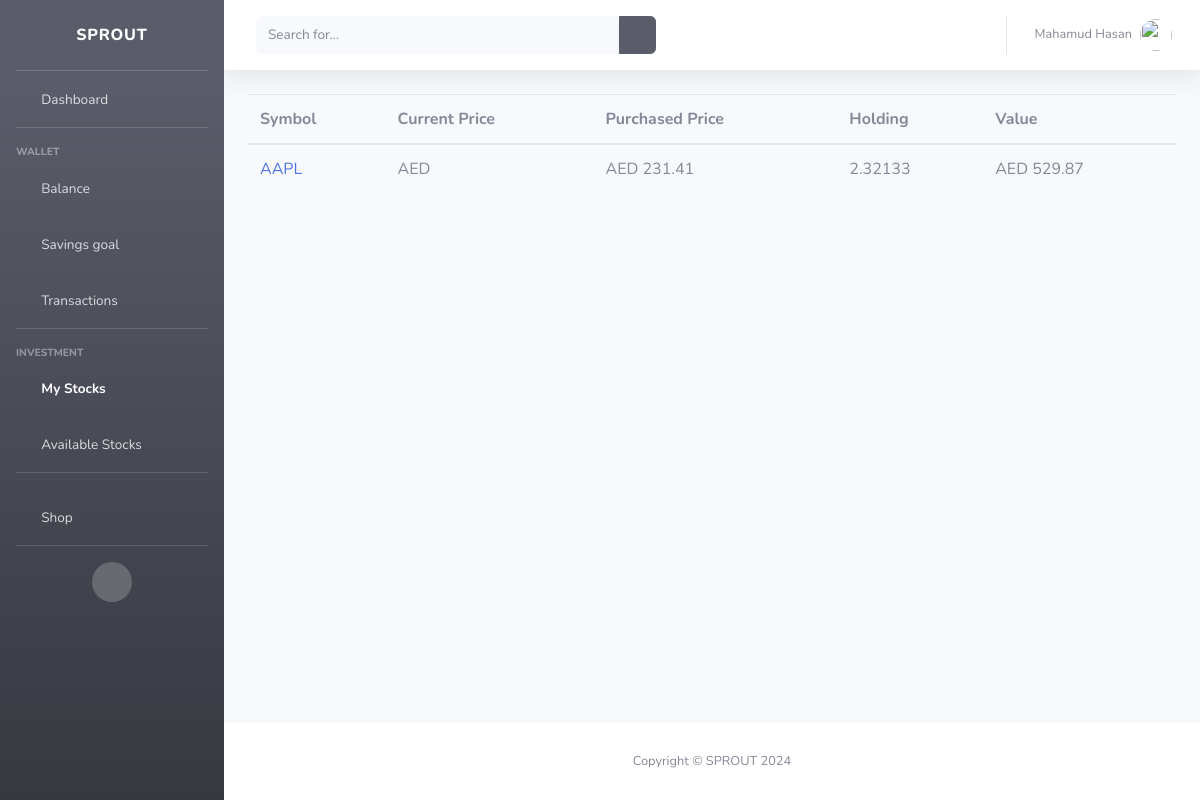
/stock/user_stocks/ (signed in), run on the app's committed database.
### accounts/models.py (models this page shows)
class UserProfile(models.Model):
    user = models.OneToOneField(User, on_delete=models.CASCADE)
    bio = models.TextField(blank=True, null=True)
    dob = models.DateField(blank=True, null=True)
    gender = models.CharField(max_length=20, choices=[('male', 'Male'), ('female', 'Female')], blank=True, null=True)
    address = models.CharField(max_length=100, blank=True, null=True)
    phone = models.CharField(max_length=20, blank=True, null=True)
    picture = models.ImageField(upload_to='profile/', null=True, blank=True)
    pay_extra = models.CharField(max_length=20, default='roundup_balance', choices=(
        ('roundup_balance', 'Roundup Balance'),
        ('fixed_percentage', 'Fixed Percentage')
    ))
    pay_extra_for = models.CharField(max_length=20, default='savings', choices=(
        ('savings', 'Savings'),
        ('invest', 'Invest')
    ))
    percentage = models.DecimalField(max_digits=10, decimal_places=2, default=0)
    created_at = models.DateTimeField(auto_now_add=True)
    updated_at = models.DateTimeField(auto_now=True)
    def name(self):
        return f"{self.user.first_name} {self.user.last_name}"
    def __str__(self):
        return self.name()

### stock/models.py (models this page shows, shortened)
class Investment(models.Model):
    user = models.ForeignKey(User, on_delete=models.CASCADE)
    stock_symbol = models.CharField(max_length=50, blank=True, null=True)
    shares = models.DecimalField(max_digits=10, decimal_places=5)
    purchase_price = models.DecimalField(max_digits=10, decimal_places=2)
    invested_amount = models.DecimalField(max_digits=10, decimal_places=2)
    purchase_date = models.DateTimeField(auto_now_add=True)
    @property
    def get_shares_value(self):
        stock_symbol = Stock.objects.get(symbol=self.stock_symbol)
        return f"{self.shares * stock_symbol.current_price:.2f}"

class Stock(models.Model):
    symbol = models.CharField(max_length=10, unique=True)
    name = models.CharField(max_length=100)
    current_price = models.DecimalField(max_digits=10, decimal_places=2)
    daily_high = models.DecimalField(max_digits=10, decimal_places=2)
    daily_low = models.DecimalField(max_digits=10, decimal_places=2)
    previous_close = models.DecimalField(max_digits=10, decimal_places=2)
    updated_at = models.DateTimeField(auto_now=True)

### stock/views.py (the view)
# urls.py: path('user_stocks/', views.user_stocks, name='user_stocks'),
@login_required(login_url='accounts:login')
def user_stocks(request):
    return render(request, 'stock/user_stocks.html')

### templates/stock/user_stocks.html (shortened to what this page needs)
{% extends 'base.html' %}
{% block content %}
    {% if user.investment_set %}
         <table class="table">
                <thead>
                <tr>
                    <th>Symbol</th>
                    <th>Current Price</th>
                    <th>Purchased Price</th>
                    <th>Holding</th>
                    <th>Value</th>
                </tr>
                </thead>
                <tbody>
                {% for item in user.investment_set.all %}
                    {% if not item.shares == 0 %}
                    <tr>
                        <td><a href="{% url 'stock:stock_chart' item.stock_symbol %}">{{ item.stock_symbol }}</a></td>
                        <td>AED {{ item.stock_symbol.current_price }}</td>
                        <td>AED {{ item.purchase_price }}</td>
                        <td> {{ item.shares }}</td>
                        <td>AED {{ item.get_shares_value }}</td>
                    </tr>
                    {% endif %}
                {% endfor %}
                </tbody>
            </table>
    {% else %}
        <div class="alert alert-danger text-center">
            You do not have any stocks yet.
        </div>
    {% endif %}
{% endblock %}

### templates/base.html (shortened to what this page needs)
<!DOCTYPE html>
<html lang="en">
{% load static %}
<head>
    <link href="{% static 'vendor/fontawesome-free/css/all.min.css' %}" rel="stylesheet" type="text/css">
    <link href="{% static 'css/sb-admin-2.min.css' %}" rel="stylesheet">
</head>
<body id="page-top">
<div id="wrapper">
    <ul class="navbar-nav bg-gradient-dark sidebar sidebar-dark accordion" id="accordionSidebar">
        <a class="sidebar-brand d-flex align-items-center justify-content-center" href="{% url 'index' %}">
            <div class="sidebar-brand-text mx-3">SPROUT</div>
        </a>
        <hr class="sidebar-divider my-0">
        <li class="nav-item" id="dashboard">
            <a class="nav-link" href="{% url 'main:dashboard' %}">
                <i class="fas fa-fw fa-tachometer-alt"></i>
                <span>Dashboard</span></a>
        </li>
        <hr class="sidebar-divider">
        <div class="sidebar-heading">
            Wallet
        </div>
        <li class="nav-item" id="balance">
            <a class="nav-link collapsed" href="{% url 'wallet:wallet_balance' %}">
                <i class="fas fa-fw fa-wallet"></i>
                <span>Balance</span>
            </a>
        </li>
        <li class="nav-item" id="goal">
            <a class="nav-link collapsed" href="{% url 'wallet:savings_goal' %}">
                <i class="fas fa-fw fa-wallet"></i>
                <span>Savings goal</span>
            </a>
        </li>
        <li class="nav-item" id="transactions">
            <a class="nav-link collapsed" href="{% url 'wallet:transactions' %}">
                <i class="fas fa-fw fa-credit-card"></i>
                <span>Transactions</span>
            </a>
        </li>
        <hr class="sidebar-divider">
        <div class="sidebar-heading">
            Investment
        </div>
        <li class="nav-item" id="user_stocks">
            <a class="nav-link" href="{% url 'stock:user_stocks' %}">
                <i class="fas fa-fw fa-chart-area"></i>
                <span>My Stocks</span></a>
        </li>
        <li class="nav-item" id="stock_list">
            <a class="nav-link" href="{% url 'stock:stock_list' %}">
                <i class="fas fa-fw fa-table"></i>
                <span>Available Stocks</span></a>
        </li>
        <hr class="sidebar-divider d-none d-md-block">
        <li class="nav-item" id="stock_list">
            <a class="nav-link" href="{% url 'shop:shop' %}">
                <i class="fas fa-fw fa-shopping-bag"></i>
                <span>Shop</span></a>
        </li>
        <hr class="sidebar-divider d-none d-md-block">
        <div class="text-center d-none d-md-inline">
            <button class="rounded-circle border-0" id="sidebarToggle"></button>
        </div>
    </ul>
    <div id="content-wrapper" class="d-flex flex-column">
        <div id="content">
            <nav class="navbar navbar-expand navbar-light bg-white topbar mb-4 static-top shadow">
                <form
                        class="d-none d-sm-inline-block form-inline mr-auto ml-md-3 my-2 my-md-0 mw-100 navbar-search">
                    <div class="input-group">
                        <input type="text" class="form-control bg-light border-0 small" placeholder="Search for..."
                               aria-label="Search" aria-describedby="basic-addon2">
                        <div class="input-group-append">
                            <button class="btn btn-dark" type="button">
                                <i class="fas fa-search fa-sm"></i>
                            </button>
                        </div>
                    </div>
                </form>
                <ul class="navbar-nav ml-auto">
                    <li class="nav-item dropdown no-arrow">
                        <a class="nav-link dropdown-toggle" id="userDropdown" role="button"
                           data-toggle="dropdown" aria-haspopup="true" aria-expanded="false">
                            <span class="mr-2 d-none d-lg-inline text-gray-600 small">{{ user.userprofile }}</span>
                            <img class="img-profile rounded-circle"
                                 src="
                                         {% if user.userprofile.picture %}{{ user.userprofile.image.url }}{% else %}{% static 'img/profile.jpg' %}{% endif %}">
                        </a>
                    </li>
                </ul>
            </nav>
            <div class="container">
                {% block content %} {% endblock %}
            </div>
        </div>
        <footer class="sticky-footer bg-white">
            <div class="container my-auto">
                <div class="copyright text-center my-auto">
                    <span>Copyright &copy; SPROUT 2024</span>
                </div>
            </div>
        </footer>
    </div>
</div>
</body>
</html>

### data on the page
Investment: stock_symbol "AAPL", purchase_price "231.41", shares "2.32133", get_shares_value "529.87"

### other printed values
{{ user.userprofile }} "Mahamud Hasan"
